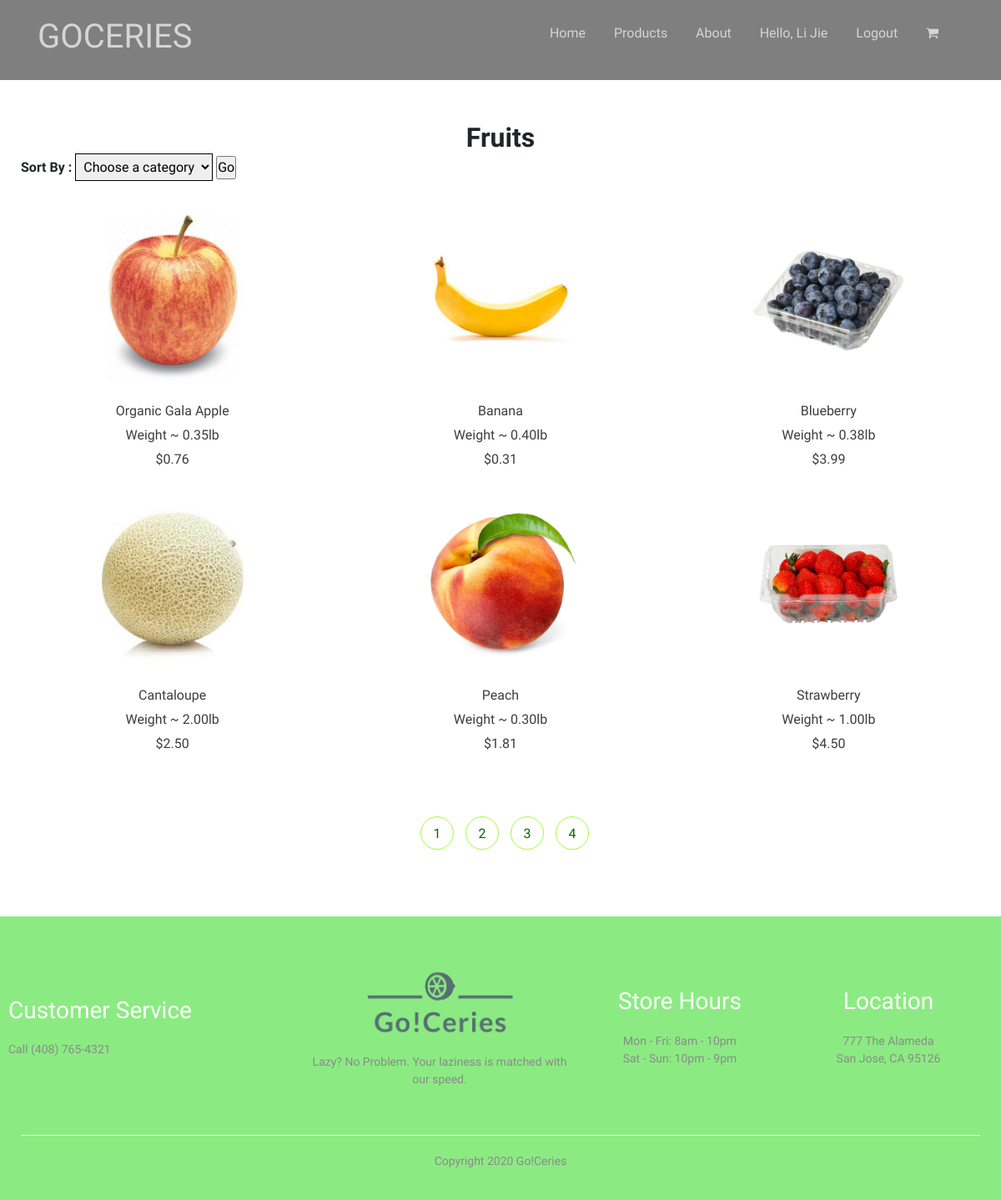
Screenshot of /category-Fruits.php (signed in) with the database file from the repository.
### tables this page shows
CREATE TABLE `products` (
  `product_ID` int(3) NOT NULL,
  `product_name` varchar(255) NOT NULL,
  `product_category` varchar(45) NOT NULL,
  `product_price` decimal(10,2) NOT NULL,
  `product_weight` decimal(10,2) NOT NULL,
  `product_stock` int(5) UNSIGNED NOT NULL DEFAULT 0,
  `product_description` varchar(2555) NOT NULL,
  `product_imagename` varchar(255) NOT NULL
);

### database/DBController.php (called while the page is built, shortened)
<?php
class DBController{
    protected $host = 'localhost';
    protected $user = 'root';
    protected $password = '';
    protected $database = 'goceries';
    public function __construct(){
       $this->con = mysqli_connect($this->host, $this->user, $this->password, $this->database);
   }
}
?>

### functions.php (called while the page is built, shortened)
<?php
include('database/DBController.php');
include('database/Product.php');
$db = new DBController();
$product = new Product($db);
$productsArray = $product->getAllProducts();
$fruitsArray = $product->getProductsByCategory('fruits');
?>

### database/Product.php (called while the page is built, shortened)
<?php
class Product{
    public $db = null;
    public function __construct(DBController $db){
        $this->db = $db;
    }
    public function getAllProducts($table = 'products'){
        $result = $this->db->con->query("SELECT product_id, product_name, product_price,
        product_weight, product_imagename, product_category, product_description FROM {$table}");
        $productsArray = array();
        while($row = $result->fetch_array()){
            $productsArray[] = $row;
        }
        shuffle($productsArray);
        return $productsArray;
    }
    public function getProductsByCategory($category){
        $result = $this->db->con->query("SELECT product_id, product_name, product_price,
        product_weight, product_imagename, product_category, product_description FROM products
        WHERE product_category = '{$category}'");
        $categoricalProductsArray = array();
        while($row = $result->fetch_array()){
            $categoricalProductsArray[] = $row;
        }
        return $categoricalProductsArray;
    }
}
?>

### category-Fruits.php (the view, shortened to what this page needs)
<!DOCTYPE html>
<?php
if (isset($_SESSION['user_id']) && isset($_SESSION['user_loginname'])) {
 ?>
<html lang="en">
<head>
    <link rel="stylesheet" href="https://stackpath.bootstrapcdn.com/bootstrap/4.1.3/css/bootstrap.min.css">
    <link rel="stylesheet" href="css/style.css">
</head>
<body>
    <?php
        include('phpTemplates/header.php');
    ?>
      <?php
        include('functions.php');
    ?>
    <div class="categories all-products">
        <div class="small-container">
            <h2><b>Fruits</b></h2>
        <form>
          <label for ="sort">Sort By :</label>
          <select name="list" id="list" accesskey="target">
            <option value='none' selected>Choose a category</option>
          </select>
          <input type=button value="Go" onclick="goToNewPage()" />
        </form>
            <div class = "row">
            <?php foreach ($fruitsArray as $product){ ?>
                    <div class="col-3">
                        <a href= "<?php printf('%s?product_id=%s','productDetails.php', $product['product_id'])?>"><img src="images/<?php echo $product['product_imagename']?>"></a>
                        <br>
                        <p><?php echo $product['product_name'] ?></p>
                        <p><?php echo 'Weight ~ ' . $product['product_weight'] . 'lb' ?></p>
                        <p><?php echo '$'. $product['product_price'] ?></p>
                    </div>
                <?php }?>
            </div>
            <div class = "products-button">
                <span title='Fruits'><a href="category-fruits.php">1</a></span>
                <span title='Vegetables'><a href="category-vegetables.php">2</a></span>
                <span title='Dairy & Eggs'><a href="category-dairy & eggs.php">3</a></span>
                <span title='Beverages'><a href="category-beverages.php">4</a></span>
            </div>
        </div>
    </div>
  <?php
      include('phpTemplates/footer.php');
  ?>
  <?php
  }else{
       header("Location: loginregister.php?error=You need to login before shopping");
       exit();
  }
   ?>

### phpTemplates/header.php
<div class="header">
      <div class = header-nav>
          <div class = "container">
              <div class = "navbar">
                  <div class = "logo">
                      <h1>GOCERIES</h1>
                  </div>
                  <nav>
                      <ul>
                          <li><a href = "mainPage.php">Home</a></li>
                          <li><a href = "category-allProducts.php">Products</a></li>
                          <li><a href = "about.php">About</a></li>
                          <?php if (isset($_SESSION['user_id'])&& isset($_SESSION['user_loginname'])){ ?>
                           <li><a href = "account.php">Hello, <?php echo $_SESSION['user_name']; ?></a></li>
                           <li><a href = "logout.php">Logout</a></li>
                                 <?php } else { ?>
                                 <li><a href = "account.php">Account</a></li>
                                 <?php } ?>
                          <li><a href = "cart.php"><i class="fa fa-shopping-cart cart-icon" aria-hidden="true"></i></a></li>
                      </ul>
                  </nav>
              </div>
          </div>
      </div>
  </div>

### phpTemplates/footer.php (shortened to what this page needs)
<div class="footer">
        <div class="container">
            <div class="row">
                <div class="footer-col-1">
                    <h3>Customer Service</h3>
                    <p>Call (408) 765-4321</p>
                </div>
                <div class="footer-col-2">
                    <img src="images/logo_transparent.png">
                    <p>Lazy? No Problem. Your laziness is matched with our speed.
                        </p>
                </div>
                <div class="footer-col-3">
                    <h3>Store Hours</h3>
                    <ul>
                        <li>Mon - Fri: 8am - 10pm</li>
                        <li>Sat - Sun: 10pm - 9pm</li>
                    </ul>
                </div>
                <div class="footer-col-4">
                    <h3>Location</h3>
                    <ul>
                        <li>777 The Alameda</li>
                        <li>San Jose, CA 95126</li>
                    </ul>
                </div>
            </div>
            <hr>
            <p class = "copyright">Copyright 2020 Go!Ceries </p>
        </div>
    </div>
</body>
</html>

### css/style.css (style rules this page uses)
* { margin: 0 auto; padding: 0; box-sizing: border-box; }
body { font-family: 'Quicksand', sans-serif; font-weight: 400; }
.container { max-width: 1300px; margin:auto; padding-left: 25px; padding-right: 25px; }
.navbar { display:flex; align-items: center; padding: 20px ; }
.row { display:flex; align-items: center; flex-wrap: wrap; justify-content: space-around; }
.header { background: radial-gradient(#7fff74, #c1ffce); }
.categories { margin: 70px 0; }
.col-3 { flex: 33%; min-width: 180px; margin-bottom: 30px; }
.small-container { max-width: 1280px; margin: auto; padding-left: 25px; padding-right: 25px; }
nav { flex: 1; text-align: right; }
nav ul { display: inline-block; list-style-type: none; }
nav ul li { display: inline-block; margin-right: 30px; }
a { text-decoration: none; color: #006603; }
p { color: #3d3d3d; }
.header-nav { background:rgba(0, 0, 0, 0.5); }
.header-nav h1 { color: rgb(213, 213, 213); }
.header-nav a { color : rgb(213, 213, 213); }
.header { background-image: url("/goceries/images/market.jpg"); }
.cart-icon { transition: 0.5s; }
.categories { margin-top: 0px; }
.categories h2 { text-align: center; margin: 0; padding-top: 50px; }
.categories img { width: 200px; height: 200px; display:block; margin: auto; }
.footer { background: #8beb82; color: #8a8a8a; font-size: 14px; padding: 60px 0 20px; }
.footer p { color: #8a8a8a; }
.footer h3 { color: white; margin-bottom: 20px; }
.footer-col-1, .footer-col-2, .footer-col-3, .footer-col-4 { min-width: 250px; margin-bottom: 20px; }
.footer-col-1 { flex-basis: 30%; }
.footer-col-2 { flex: 1; text-align: center; }
.footer-col-2 img { width: 180px; margin-bottom: 20px; }
.footer-col-3, .footer-col-4 { flex-basis: 12%; text-align: center; }
.footer ul { list-style-type: none; }
.footer hr { border: none; background: white; height: 1px; margin: 20px 0; }
.copyright { text-align: center; font-weight: 500; }
.all-products select { border: 1px solid; padding: 5px; margin-bottom: 40px; }
.all-products label { font-weight: 600; }
.all-products .col-3 { flex: 33%; max-width: 33%; }
.all-products img { display: block; margin: 0 auto; }
.all-products p { margin-bottom: 5px; text-align: center; }
.products-button { margin: 0 auto 80px; margin-top: 40px; text-align: center; }
.products-button span { display: inline-block; border: 1px solid rgb(162, 253, 57); border-radius: 50%; margin-left: 10px; width: 40px; height: 40px; text-align: center; line-height: 40px; cursor: pointer; transition: 0.5s; }
.products-button a:link { text-decoration: none; }

### rows the page displays
products: product_imagename (picture), product_name "Organic Gala Apple", product_weight "0.35", product_price "0.76"
products: product_imagename (picture), product_name "Banana", product_weight "0.40", product_price "0.31"
products: product_imagename (picture), product_name "Blueberry", product_weight "0.38", product_price "3.99"
products: product_imagename (picture), product_name "Cantaloupe", product_weight "2.00", product_price "2.50"
products: product_imagename (picture), product_name "Peach", product_weight "0.30", product_price "1.81"
products: product_imagename (picture), product_name "Strawberry", product_weight "1.00", product_price "4.50"

### other values shown
$_SESSION['user_name'] "Li Jie"
